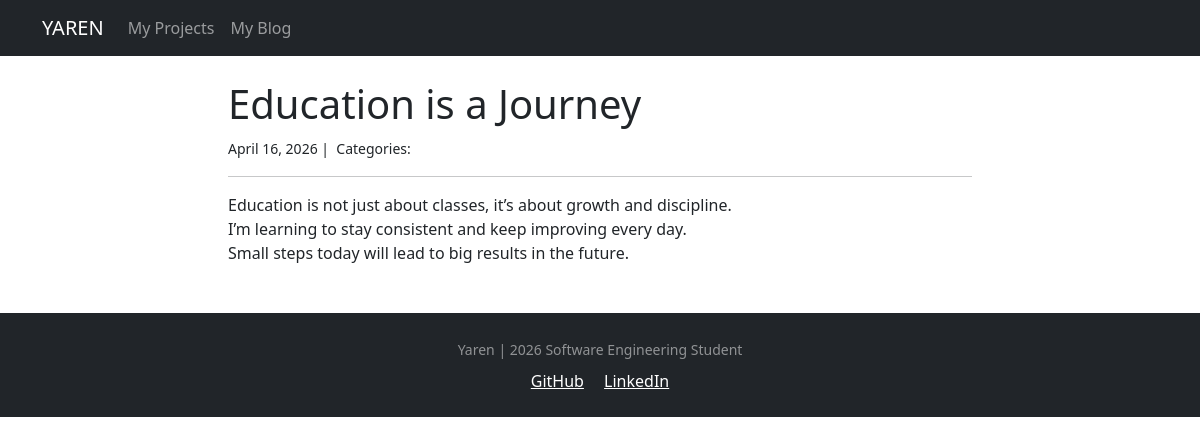
The app's page /blog/2/ with its own data.
### blog/models.py (models this page shows, shortened)
class Post(models.Model):
    title = models.CharField(max_length=150)
    body = models.TextField()
    created_on = models.DateTimeField(auto_now_add=True)
    last_modified = models.DateTimeField(auto_now=True)
    category = models.ManyToManyField(Category, related_name = 'posts')

### blog/views.py (the view)
# urls.py: path("<int:pk>/", views.blog_detail, name="blog_detail"),
def blog_detail(request, pk):
    post = Post.objects.get(pk=pk)
    context = {
        "post": post,
    }
    return render(request, "blog/blog_detail.html", context)

### blog/templates/blog/blog_detail.html (shortened to what this page needs)
{% extends "base.html" %}
{% block page_content %}
<div class="col-md-8 offset-md-2">
    <h1>{{ post.title }}</h1>
    <small>
        {{ post.created_on.date }} |&nbsp;
        Categories:
    </small>
    <hr>
    <p>{{ post.body|linebreaks }}</p> </div>
{% endblock %}

### records on screen
Post: title "Education is a Journey", created_on "April 16, 2026", body "Education is not just about classes, it’s about growth and discipline. I’m learning to stay consistent and keep improving every day. Small steps today will lead to big results in the future."
